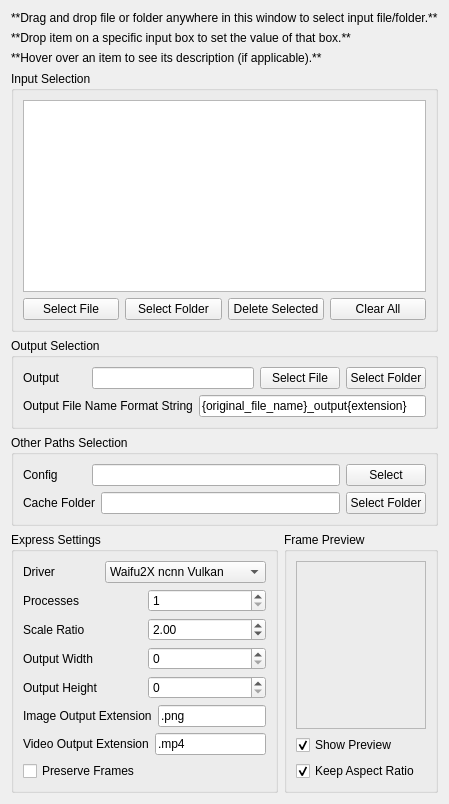
          <widget class="QWidget" name="mainTab">
           <attribute name="title">
            <string>Main</string>
           </attribute>
           <layout class="QVBoxLayout" name="verticalLayout_8">
            <item>
             <widget class="QLabel" name="dragDropLabelTop">
              <property name="maximumSize">
               <size>
                <width>16777215</width>
                <height>15</height>
               </size>
              </property>
              <property name="frameShape">
               <enum>QFrame::NoFrame</enum>
              </property>
              <property name="text">
               <string>**Drag and drop file or folder anywhere in this window to select input file/folder.**</string>
              </property>
              <property name="textFormat">
               <enum>Qt::MarkdownText</enum>
              </property>
              <property name="wordWrap">
               <bool>false</bool>
              </property>
             </widget>
            </item>
            <item>
             <widget class="QLabel" name="dragDropLabelBottom">
              <property name="maximumSize">
               <size>
                <width>16777215</width>
                <height>15</height>
               </size>
              </property>
              <property name="text">
               <string>**Drop item on a specific input box to set the value of that box.**</string>
              </property>
              <property name="textFormat">
               <enum>Qt::MarkdownText</enum>
              </property>
             </widget>
            </item>
            <item>
             <widget class="QLabel" name="hoverTooltipLabel">
              <property name="maximumSize">
               <size>
                <width>16777215</width>
                <height>15</height>
               </size>
              </property>
              <property name="text">
               <string>**Hover over an item to see its description (if applicable).**</string>
              </property>
              <property name="textFormat">
               <enum>Qt::MarkdownText</enum>
              </property>
             </widget>
            </item>
            <item>
             <widget class="QGroupBox" name="inputSelectionGroupBox">
              <property name="title">
               <string>Input Selection</string>
              </property>
              <layout class="QVBoxLayout" name="verticalLayout_5">
               <item>
                <widget class="QTableView" name="inputTableView"/>
               </item>
               <item>
                <layout class="QHBoxLayout" name="inputButtonsHorizontalLayout">
                 <item>
                  <widget class="QPushButton" name="inputSelectFileButton">
                   <property name="enabled">
                    <bool>true</bool>
                   </property>
                   <property name="text">
                    <string>Select File</string>
                   </property>
                  </widget>
                 </item>
                 <item>
                  <widget class="QPushButton" name="inputSelectFolderButton">
                   <property name="text">
                    <string>Select Folder</string>
                   </property>
                  </widget>
                 </item>
                 <item>
                  <widget class="QPushButton" name="inputDeleteSelectedButton">
                   <property name="text">
                    <string>Delete Selected</string>
                   </property>
                  </widget>
                 </item>
                 <item>
                  <widget class="QPushButton" name="inputClearAllButton">
                   <property name="text">
                    <string>Clear All</string>
                   </property>
                  </widget>
                 </item>
                </layout>
               </item>
              </layout>
             </widget>
            </item>
            <item>
             <widget class="QGroupBox" name="groupBox">
              <property name="title">
               <string>Output Selection</string>
              </property>
              <layout class="QVBoxLayout" name="verticalLayout_35">
               <item>
                <layout class="QHBoxLayout" name="outputHorizontalLayout">
                 <item>
                  <widget class="QLabel" name="outputLabel">
                   <property name="sizePolicy">
                    <sizepolicy hsizetype="Preferred" vsizetype="Preferred">
                     <horstretch>0</horstretch>
                     <verstretch>0</verstretch>
                    </sizepolicy>
                   </property>
                   <property name="minimumSize">
                    <size>
                     <width>63</width>
                     <height>0</height>
                    </size>
                   </property>
                   <property name="text">
                    <string>Output</string>
                   </property>
                  </widget>
                 </item>
                 <item>
                  <widget class="QLineEdit" name="outputLineEdit"/>
                 </item>
                 <item>
                  <widget class="QPushButton" name="outputSelectFileButton">
                   <property name="text">
                    <string>Select File</string>
                   </property>
                  </widget>
                 </item>
                 <item>
                  <widget class="QPushButton" name="outputSelectFolderButton">
                   <property name="text">
                    <string>Select Folder</string>
                   </property>
                  </widget>
                 </item>
                </layout>
               </item>
               <item>
                <layout class="QHBoxLayout" name="outputFileNameFormatStringHorizontalLayout">
                 <item>
                  <widget class="QLabel" name="outputFileNameFormatStringLabel">
                   <property name="minimumSize">
                    <size>
                     <width>63</width>
                     <height>0</height>
                    </size>
                   </property>
                   <property name="text">
                    <string>Output File Name Format String</string>
                   </property>
                  </widget>
                 </item>
                 <item>
                  <widget class="QLineEdit" name="outputFileNameFormatStringLineEdit">
                   <property name="toolTip">
                    <string>&lt;html&gt;&lt;head/&gt;&lt;body&gt;&lt;p&gt;Format string used to generate output file name(s).&lt;/p&gt;&lt;p&gt;For example, if the input is &amp;quot;sample.mp4&amp;quot;, and the format string is &amp;quot;{original_file_name}_output{extension}&amp;quot;, then the output file name will be &amp;quot;sample_output.mp4&amp;quot;.&lt;/p&gt;&lt;/body&gt;&lt;/html&gt;</string>
                   </property>
                   <property name="text">
                    <string>{original_file_name}_output{extension}</string>
                   </property>
                   <property name="alignment">
                    <set>Qt::AlignLeading|Qt::AlignLeft|Qt::AlignVCenter</set>
                   </property>
                  </widget>
                 </item>
                </layout>
               </item>
              </layout>
             </widget>
            </item>
            <item>
             <widget class="QGroupBox" name="otherPathsSelectionGroupBox">
              <property name="title">
               <string>Other Paths Selection</string>
              </property>
              <layout class="QVBoxLayout" name="verticalLayout_9">
               <item>
                <layout class="QHBoxLayout" name="configHorizontalLayout">
                 <item>
                  <widget class="QLabel" name="configLabel">
                   <property name="sizePolicy">
                    <sizepolicy hsizetype="Preferred" vsizetype="Preferred">
                     <horstretch>0</horstretch>
                     <verstretch>0</verstretch>
                    </sizepolicy>
                   </property>
                   <property name="minimumSize">
                    <size>
                     <width>63</width>
                     <height>0</height>
                    </size>
                   </property>
                   <property name="text">
                    <string>Config</string>
                   </property>
                  </widget>
                 </item>
                 <item>
                  <widget class="QLineEdit" name="configLineEdit"/>
                 </item>
                 <item>
                  <widget class="QPushButton" name="configSelectButton">
                   <property name="text">
                    <string>Select</string>
                   </property>
                  </widget>
                 </item>
                </layout>
               </item>
               <item>
                <layout class="QHBoxLayout" name="cacheHorizontalLayout">
                 <item>
                  <widget class="QLabel" name="cacheLabel">
                   <property name="minimumSize">
                    <size>
                     <width>63</width>
                     <height>0</height>
                    </size>
                   </property>
                   <property name="text">
                    <string>Cache Folder</string>
                   </property>
                  </widget>
                 </item>
                 <item>
                  <widget class="QLineEdit" name="cacheLineEdit"/>
                 </item>
                 <item>
                  <widget class="QPushButton" name="cacheSelectFolderButton">
                   <property name="text">
                    <string>Select Folder</string>
                   </property>
                  </widget>
                 </item>
                </layout>
               </item>
              </layout>
             </widget>
            </item>
            <item>
             <layout class="QHBoxLayout" name="horizontalLayout">
              <item>
               <widget class="QGroupBox" name="expressSettingsGroupBox">
                <property name="title">
                 <string>Express Settings</string>
                </property>
                <layout class="QVBoxLayout" name="verticalLayout_4">
                 <item>
                  <layout class="QHBoxLayout" name="driverHorizontalLayout">
                   <item>
                    <widget class="QLabel" name="driverLabel">
                     <property name="text">
                      <string>Driver</string>
                     </property>
                    </widget>
                   </item>
                   <item>
                    <widget class="QComboBox" name="driverComboBox">
                     <property name="toolTip">
                      <string>&lt;p style=&quot;-qt-block-indent: 0; text-indent: 0px; margin: 0px;&quot;&gt;&lt;span style=&quot;font-size: 8pt;&quot;&gt;Driver to use for
        upscaling. &lt;/span&gt;&lt;/p&gt;
&lt;ul&gt;
    &lt;li style=&quot;-qt-block-indent: 0; text-indent: 0px; margin: 0px;&quot;&gt;&lt;span style=&quot;font-size: 8pt;&quot;&gt;Waifu2X Caffe&lt;/span&gt;
        &lt;ul&gt;
            &lt;li style=&quot;-qt-block-indent: 0; text-indent: 0px; margin: 0px;&quot;&gt;&lt;span
                    style=&quot;font-size: 8pt; font-weight: 600;&quot;&gt;requires Nvidia GPU and CUDA/cuDNN&lt;/span&gt;&lt;/li&gt;
            &lt;li style=&quot;-qt-block-indent: 0; text-indent: 0px; margin: 0px;&quot;&gt;&lt;span style=&quot;font-size: 8pt;&quot;&gt;Caffe
                    implementation of waifu2x which is classic and stable&lt;/span&gt;&lt;/li&gt;
            &lt;li style=&quot;-qt-block-indent: 0; text-indent: 0px; margin: 0px;&quot;&gt;&lt;span style=&quot;font-size: 8pt;&quot;&gt;Lots of models
                    available&lt;/span&gt;&lt;/li&gt;
        &lt;/ul&gt;
    &lt;/li&gt;
    &lt;li style=&quot;-qt-block-indent: 0; text-indent: 0px; margin: 0px;&quot;&gt;&lt;span style=&quot;font-size: 8pt;&quot;&gt;Waifu2X Converter
            CPP&lt;/span&gt;
        &lt;ul&gt;
            &lt;li style=&quot;-qt-block-indent: 0; text-indent: 0px; margin: 0px;&quot;&gt;&lt;span style=&quot;font-size: 8pt;&quot;&gt;CPP
                    implementation of waifu2x&lt;/span&gt;&lt;/li&gt;
            &lt;li style=&quot;-qt-block-indent: 0; text-indent: 0px; margin: 0px;&quot;&gt;&lt;span style=&quot;font-size: 8pt;&quot;&gt;Uses OpenCL
                    and OpenCV for graphical processing&lt;/span&gt;&lt;/li&gt;
        &lt;/ul&gt;
    &lt;/li&gt;
    &lt;li style=&quot;-qt-block-indent: 0; text-indent: 0px; margin: 0px;&quot;&gt;&lt;span style=&quot;font-size: 8pt;&quot;&gt;Waifu2X NCNN
            Vulkan&lt;/span&gt;
        &lt;ul&gt;
            &lt;li style=&quot;-qt-block-indent: 0; text-indent: 0px; margin: 0px;&quot;&gt;&lt;span style=&quot;font-size: 8pt;&quot;&gt;NCNN
                    implementation of waifu2x&lt;/span&gt;&lt;/li&gt;
            &lt;li style=&quot;-qt-block-indent: 0; text-indent: 0px; margin: 0px;&quot;&gt;&lt;span style=&quot;font-size: 8pt;&quot;&gt;Uses Vulkan
                    API for graphical processing&lt;/span&gt;&lt;/li&gt;
        &lt;/ul&gt;
    &lt;/li&gt;
    &lt;li style=&quot;-qt-block-indent: 0; text-indent: 0px; margin: 0px;&quot;&gt;&lt;span style=&quot;font-size: 8pt;&quot;&gt;SRMD NCNN
            Vulkan&lt;/span&gt;
        &lt;ul&gt;
            &lt;li style=&quot;-qt-block-indent: 0; text-indent: 0px; margin: 0px;&quot;&gt;&lt;span style=&quot;font-size: 8pt;&quot;&gt;NCNN
                    implementation of SRMD&lt;/span&gt;&lt;/li&gt;
            &lt;li style=&quot;-qt-block-indent: 0; text-indent: 0px; margin: 0px;&quot;&gt;&lt;span style=&quot;font-size: 8pt;&quot;&gt;Uses Vulkan
                    API for graphical processing&lt;/span&gt;&lt;/li&gt;
        &lt;/ul&gt;
    &lt;/li&gt;
    &lt;li style=&quot;-qt-block-indent: 0; text-indent: 0px; margin: 0px;&quot;&gt;&lt;span style=&quot;font-size: 8pt;&quot;&gt;Anime4KCPP&lt;/span&gt;
        &lt;ul&gt;
            &lt;li style=&quot;-qt-block-indent: 0; text-indent: 0px; margin: 0px;&quot;&gt;&lt;span style=&quot;font-size: 8pt;&quot;&gt;CPP
                    implementation of Anime4K&lt;/span&gt;&lt;/li&gt;
            &lt;li style=&quot;-qt-block-indent: 0; text-indent: 0px; margin: 0px;&quot;&gt;&lt;span style=&quot;font-size: 8pt;&quot;&gt;Very fast but
                    low quality&lt;/span&gt;&lt;/li&gt;
            &lt;li style=&quot;-qt-block-indent: 0; text-indent: 0px; margin: 0px;&quot;&gt;&lt;span style=&quot;font-size: 8pt;&quot;&gt;Multithreading
                    is preferred&lt;/span&gt;&lt;/li&gt;
        &lt;/ul&gt;
    &lt;/li&gt;
&lt;/ul&gt;</string>
                     </property>
                     <item>
                      <property name="text">
                       <string>Waifu2X ncnn Vulkan</string>
                      </property>
                     </item>
                     <item>
                      <property name="text">
                       <string>Waifu2X Caffe</string>
                      </property>
                     </item>
                     <item>
                      <property name="text">
                       <string>Waifu2X Converter CPP</string>
                      </property>
                     </item>
                     <item>
                      <property name="text">
                       <string>SRMD ncnn Vulkan</string>
                      </property>
                     </item>
                     <item>
                      <property name="text">
                       <string>RealSR ncnn Vulkan</string>
                      </property>
                     </item>
                     <item>
                      <property name="text">
                       <string>Anime4KCPP</string>
                      </property>
                     </item>
                     <item>
                      <property name="text">
                       <string>DAIN ncnn Vulkan</string>
                      </property>
                     </item>
                     <item>
                      <property name="text">
                       <string>CAIN ncnn Vulkan</string>
                      </property>
                     </item>
                     <item>
                      <property name="text">
                       <string>RIFE ncnn Vulkan</string>
                      </property>
                     </item>
                    </widget>
                   </item>
                  </layout>
                 </item>
                 <item>
                  <layout class="QHBoxLayout" name="processesHorizontalLayout">
                   <item>
                    <widget class="QLabel" name="processesLabel">
                     <property name="text">
                      <string>Processes</string>
                     </property>
                    </widget>
                   </item>
                   <item>
                    <widget class="QSpinBox" name="processesSpinBox">
                     <property name="toolTip">
                      <string>Number of processes/threads to launch. Going to high for Waifu2X drivers might GPU's VRAM space.</string>
                     </property>
                     <property name="minimum">
                      <number>1</number>
                     </property>
                    </widget>
                   </item>
                  </layout>
                 </item>
                 <item>
                  <layout class="QHBoxLayout" name="scaleRatioHorizontalLayout">
                   <item>
                    <widget class="QLabel" name="scaleRatioLabel">
                     <property name="text">
                      <string>Scale Ratio</string>
                     </property>
                    </widget>
                   </item>
                   <item>
                    <widget class="QDoubleSpinBox" name="scaleRatioDoubleSpinBox">
                     <property name="toolTip">
                      <string>&lt;html&gt;&lt;head/&gt;&lt;body&gt;&lt;p&gt;Number of times to enlarge the video. Larger values will increase the time needed drastically.&lt;/p&gt;&lt;/body&gt;&lt;/html&gt;</string>
                     </property>
                     <property name="minimum">
                      <double>0.000000000000000</double>
                     </property>
                     <property name="maximum">
                      <double>9999.989999999999782</double>
                     </property>
                     <property name="singleStep">
                      <double>0.500000000000000</double>
                     </property>
                     <property name="value">
                      <double>2.000000000000000</double>
                     </property>
                    </widget>
                   </item>
                  </layout>
                 </item>
                 <item>
                  <layout class="QHBoxLayout" name="outputWidthHorizontalLayout">
                   <item>
                    <widget class="QLabel" name="outputWidthLabel">
                     <property name="text">
                      <string>Output Width</string>
                     </property>
                    </widget>
                   </item>
                   <item>
                    <widget class="QSpinBox" name="outputWidthSpinBox">
                     <property name="maximum">
                      <number>99999</number>
                     </property>
                    </widget>
                   </item>
                  </layout>
                 </item>
                 <item>
                  <layout class="QHBoxLayout" name="outputHeightHorizontalLayout">
                   <item>
                    <widget class="QLabel" name="outputHeightLabel">
                     <property name="text">
                      <string>Output Height</string>
                     </property>
                    </widget>
                   </item>
                   <item>
                    <widget class="QSpinBox" name="outputHeightSpinBox">
                     <property name="maximum">
                      <number>99999</number>
                     </property>
                    </widget>
                   </item>
                  </layout>
                 </item>
                 <item>
                  <layout class="QHBoxLayout" name="imageOutputExtensionHorizontalLayout">
                   <item>
                    <widget class="QLabel" name="imageOutputExtensionLabel">
                     <property name="text">
                      <string>Image Output Extension</string>
                     </property>
                    </widget>
                   </item>
                   <item>
                    <widget class="QLineEdit" name="imageOutputExtensionLineEdit">
                     <property name="sizePolicy">
                      <sizepolicy hsizetype="Preferred" vsizetype="Fixed">
                       <horstretch>0</horstretch>
                       <verstretch>0</verstretch>
                      </sizepolicy>
                     </property>
                     <property name="text">
                      <string>.png</string>
                     </property>
                    </widget>
                   </item>
                  </layout>
                 </item>
                 <item>
                  <layout class="QHBoxLayout" name="videoOutputExtensionHorizontalLayout">
                   <item>
                    <widget class="QLabel" name="videoOutputExtensionLabel">
                     <property name="text">
                      <string>Video Output Extension</string>
                     </property>
                    </widget>
                   </item>
                   <item>
                    <widget class="QLineEdit" name="videoOutputExtensionLineEdit">
                     <property name="sizePolicy">
                      <sizepolicy hsizetype="Preferred" vsizetype="Fixed">
                       <horstretch>0</horstretch>
                       <verstretch>0</verstretch>
                      </sizepolicy>
                     </property>
                     <property name="text">
                      <string>.mp4</string>
                     </property>
                    </widget>
                   </item>
                  </layout>
                 </item>
                 <item>
                  <widget class="QCheckBox" name="preserveFramesCheckBox">
                   <property name="toolTip">
                    <string>Check this to prevent Video2X from cleaning up its cache folder containing extracted and upscaled frames.</string>
                   </property>
                   <property name="text">
                    <string>Preserve Frames</string>
                   </property>
                   <property name="tristate">
                    <bool>false</bool>
                   </property>
                  </widget>
                 </item>
                </layout>
               </widget>
              </item>
              <item>
               <widget class="QGroupBox" name="framePreviewGroupBox">
                <property name="title">
                 <string>Frame Preview</string>
                </property>
                <layout class="QVBoxLayout" name="verticalLayout_14">
                 <item>
                  <layout class="QHBoxLayout" name="framPreviewHorizontalLayout">
                   <item>
                    <layout class="QVBoxLayout" name="framePreviewOptionsVerticalLayout">
                     <item>
                      <widget class="QLabel" name="framePreviewLabel">
                       <property name="frameShape">
                        <enum>QFrame::StyledPanel</enum>
                       </property>
                       <property name="text">
                        <string/>
                       </property>
                       <property name="scaledContents">
                        <bool>false</bool>
                       </property>
                       <property name="alignment">
                        <set>Qt::AlignCenter</set>
                       </property>
                      </widget>
                     </item>
                     <item>
                      <widget class="QCheckBox" name="framePreviewShowPreviewCheckBox">
                       <property name="text">
                        <string>Show Preview</string>
                       </property>
                       <property name="checked">
                        <bool>true</bool>
                       </property>
                      </widget>
                     </item>
                     <item>
                      <widget class="QCheckBox" name="framePreviewKeepAspectRatioCheckBox">
                       <property name="text">
                        <string>Keep Aspect Ratio</string>
                       </property>
                       <property name="checked">
                        <bool>true</bool>
                       </property>
                      </widget>
                     </item>
                    </layout>
                   </item>
                  </layout>
                 </item>
                </layout>
               </widget>
              </item>
             </layout>
            </item>
           </layout>
          </widget>
